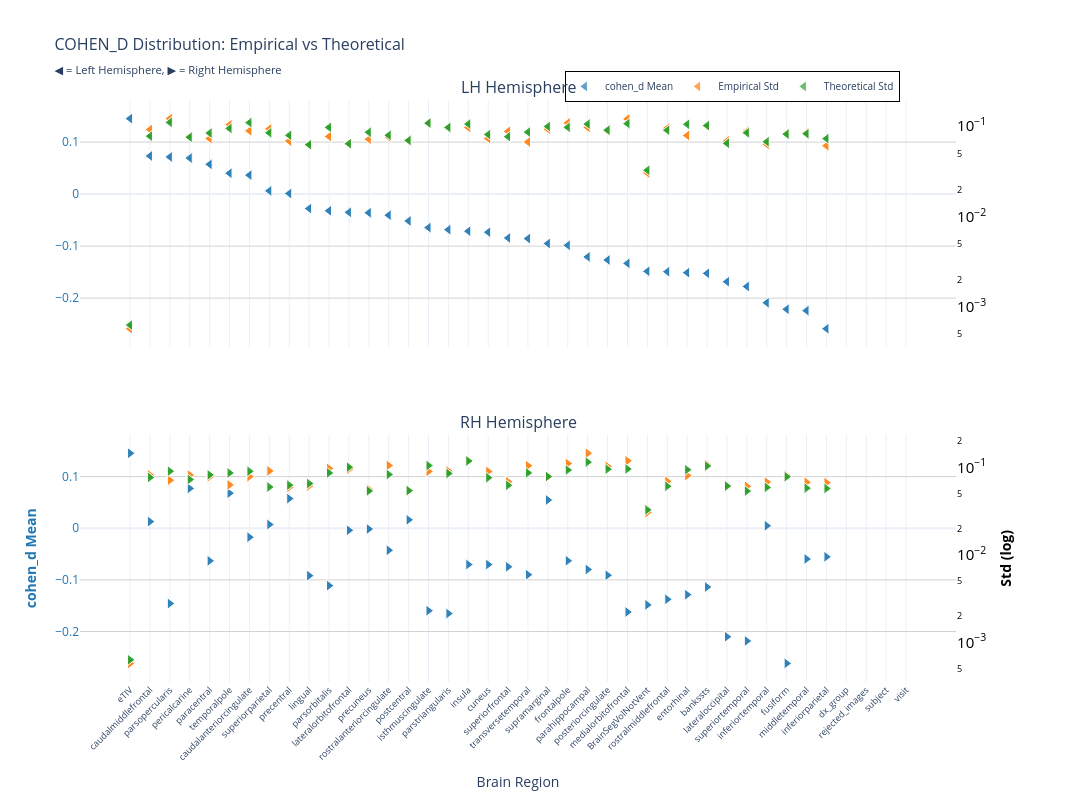
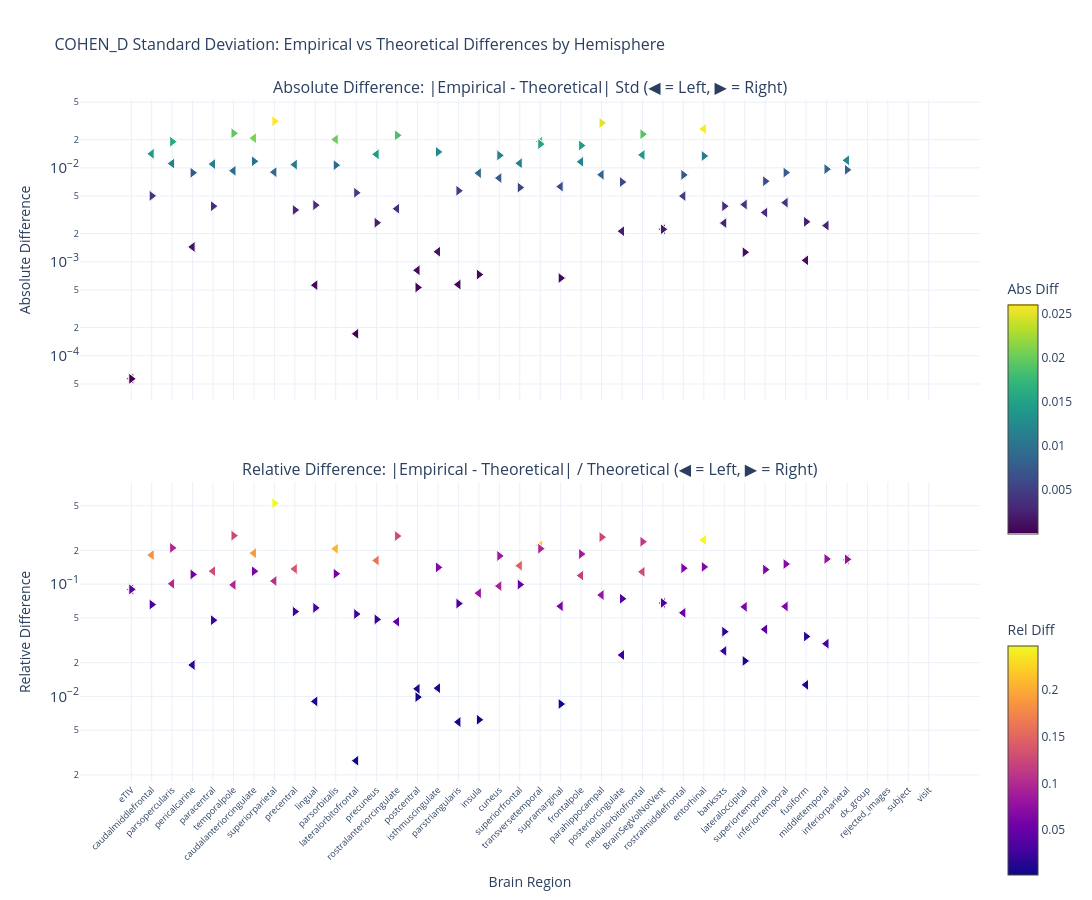

Notebook cell for these charts, in order:
### Markdown cell above
### Cohen's d

### Code cell
nu_nav = df_npvr[(df_npvr["study"] == "longitudinal") & (df_npvr["group"] == "HC-PD")]
data_path = stats_dir / f"cohen_d_longitudinal_{METRIC}.parquet"
df, stats = get_test_stats(
    data_path, stat_functions_F, nu_nav, hemisphere=True, study="longitudinal"
)
show_figure(
    stats, hemisphere=True, stat_name="cohen_d", study="longitudinal", metric=METRIC
)

### Figure 1 — Plotly figure (JSON) as saved in the notebook; plotly's stock layout.template omitted (floating-point values rounded to 4 significant figures)
{"data": [{"hovertemplate": "<b>%{x}</b><br>Mean cohen_d: %{y:.2f}<br><extra></extra>", "legendgroup": "mean", "marker": {"color": "#1f77b4", "line": {"color": "white", "width": 1}, "opacity": 0.7, "size": 10, "symbol": "triangle-left"}, "mode": "markers", "name": "cohen_d Mean", "showlegend": true, "type": "scatter", "x": ["eTIV", "eTIV", "caudalmiddlefrontal", "caudalmiddlefrontal", "parsopercularis", "parsopercularis", "pericalcarine", "pericalcarine", "paracentral", "paracentral", "temporalpole", "temporalpole", "caudalanteriorcingulate", "caudalanteriorcingulate", "superiorparietal", "superiorparietal", "precentral", "precentral", "lingual", "lingual", "parsorbitalis", "parsorbitalis", "lateralorbitofrontal", "lateralorbitofrontal", "precuneus", "precuneus", "rostralanteriorcingulate", "rostralanteriorcingulate", "postcentral", "postcentral", "isthmuscingulate", "isthmuscingulate", "parstriangularis", "parstriangularis", "insula", "insula", "cuneus", "cuneus", "superiorfrontal", "superiorfrontal", "transversetemporal", "transversetemporal", "supramarginal", "supramarginal", "frontalpole", "frontalpole", "parahippocampal", "parahippocampal", "posteriorcingulate", "posteriorcingulate", "medialorbitofrontal", "medialorbitofrontal", "BrainSegVolNotVent", "BrainSegVolNotVent", "rostralmiddlefrontal", "rostralmiddlefrontal", "entorhinal", "entorhinal", "bankssts", "bankssts", "lateraloccipital", "lateraloccipital", "superiortemporal", "superiortemporal", "inferiortemporal", "inferiortemporal", "fusiform", "fusiform", "middletemporal", "middletemporal", "inferiorparietal", "inferiorparietal", "dx_group", "rejected_images", "subject", "visit"], "xaxis": "x", "y": [0.1452, 0.1452, 0.07339, 0.07339, 0.07151, 0.07151, 0.06927, 0.06927, 0.05726, 0.05726, 0.04012, 0.04012, 0.0365, 0.0365, 0.006273, 0.006273, 0.001212, 0.001212, -0.02777, -0.02777, -0.03201, -0.03201, -0.03501, -0.03501, -0.0359, -0.0359, -0.04049, -0.04049, -0.05163, -0.05163, -0.06443, -0.06443, -0.06829, -0.06829, -0.07122, -0.07122, -0.07324, -0.07324, -0.08432, -0.08432, -0.08555, -0.08555, -0.09506, -0.09506, -0.0985, -0.0985, -0.1207, -0.1207, -0.1266, -0.1266, -0.1331, -0.1331, -0.1484, -0.1484, -0.1491, -0.1491, -0.151, -0.151, -0.1524, -0.1524, -0.1684, -0.1684, -0.1776, -0.1776, -0.2089, -0.2089, -0.2214, -0.2214, -0.224, -0.224, -0.2588, -0.2588, NaN, NaN, NaN, NaN], "yaxis": "y"}, {"hovertemplate": "<b>%{x}</b><br>Empirical Std: %{y:.3f}<br><extra></extra>", "legendgroup": "empirical", "marker": {"color": "#ff7f0e", "line": {"color": "white", "width": 1}, "opacity": 0.7, "size": 10, "symbol": "triangle-left"}, "mode": "markers", "name": "Empirical Std", "showlegend": true, "type": "scatter", "x": ["eTIV", "eTIV", "caudalmiddlefrontal", "caudalmiddlefrontal", "parsopercularis", "parsopercularis", "pericalcarine", "pericalcarine", "paracentral", "paracentral", "temporalpole", "temporalpole", "caudalanteriorcingulate", "caudalanteriorcingulate", "superiorparietal", "superiorparietal", "precentral", "precentral", "lingual", "lingual", "parsorbitalis", "parsorbitalis", "lateralorbitofrontal", "lateralorbitofrontal", "precuneus", "precuneus", "rostralanteriorcingulate", "rostralanteriorcingulate", "postcentral", "postcentral", "isthmuscingulate", "isthmuscingulate", "parstriangularis", "parstriangularis", "insula", "insula", "cuneus", "cuneus", "superiorfrontal", "superiorfrontal", "transversetemporal", "transversetemporal", "supramarginal", "supramarginal", "frontalpole", "frontalpole", "parahippocampal", "parahippocampal", "posteriorcingulate", "posteriorcingulate", "medialorbitofrontal", "medialorbitofrontal", "BrainSegVolNotVent", "BrainSegVolNotVent", "rostralmiddlefrontal", "rostralmiddlefrontal", "entorhinal", "entorhinal", "bankssts", "bankssts", "lateraloccipital", "lateraloccipital", "superiortemporal", "superiortemporal", "inferiortemporal", "inferiortemporal", "fusiform", "fusiform", "middletemporal", "middletemporal", "inferiorparietal", "inferiorparietal", "dx_group", "rejected_images", "subject", "visit"], "xaxis": "x", "y": [0.0005753, 0.0005753, 0.09179, 0.09179, 0.1214, 0.1214, 0.077, 0.077, 0.073, 0.073, 0.1038, 0.1038, 0.08884, 0.08884, 0.09344, 0.09344, 0.06842, 0.06842, 0.06192, 0.06192, 0.077, 0.077, 0.06422, 0.06422, 0.07179, 0.07179, 0.07579, 0.07579, 0.07035, 0.07035, 0.1094, 0.1094, 0.09745, 0.09745, 0.09691, 0.09691, 0.0732, 0.0732, 0.0878, 0.0878, 0.06693, 0.06693, 0.09297, 0.09297, 0.1088, 0.1088, 0.09714, 0.09714, 0.08842, 0.08842, 0.1205, 0.1205, 0.03039, 0.03039, 0.0952, 0.0952, 0.07902, 0.07902, 0.09912, 0.09912, 0.06883, 0.06883, 0.08783, 0.08783, 0.06307, 0.06307, 0.08279, 0.08279, 0.08488, 0.08488, 0.06085, 0.06085, NaN, NaN, NaN, NaN], "yaxis": "y2"}, {"error_y": {"array": [1.256e-05, 1.256e-05, 0.001543, 0.001543, 0.00219, 0.00219, 0.001501, 0.001501, 0.001668, 0.001668, 0.001877, 0.001877, 0.002177, 0.002177, 0.001678, 0.001678, 0.001575, 0.001575, 0.001242, 0.001242, 0.001929, 0.001929, 0.001273, 0.001273, 0.001703, 0.001703, 0.001579, 0.001579, 0.001382, 0.001382, 0.002149, 0.002149, 0.001925, 0.001925, 0.0021, 0.0021, 0.001609, 0.001609, 0.001522, 0.001522, 0.001709, 0.001709, 0.001973, 0.001973, 0.001931, 0.001931, 0.002098, 0.002098, 0.001799, 0.001799, 0.002121, 0.002121, 0.000648, 0.000648, 0.001792, 0.001792, 0.002087, 0.002087, 0.002021, 0.002021, 0.001287, 0.001287, 0.001679, 0.001679, 0.001338, 0.001338, 0.001624, 0.001624, 0.001638, 0.001638, 0.001448, 0.001448, NaN, NaN, NaN, NaN], "arrayminus": [1.231e-05, 1.231e-05, 0.001513, 0.001513, 0.002147, 0.002147, 0.001472, 0.001472, 0.001635, 0.001635, 0.001839, 0.001839, 0.002134, 0.002134, 0.001644, 0.001644, 0.001543, 0.001543, 0.001217, 0.001217, 0.00189, 0.00189, 0.001247, 0.001247, 0.00167, 0.00167, 0.001548, 0.001548, 0.001354, 0.001354, 0.002106, 0.002106, 0.001887, 0.001887, 0.002059, 0.002059, 0.001577, 0.001577, 0.001492, 0.001492, 0.001675, 0.001675, 0.001934, 0.001934, 0.001892, 0.001892, 0.002056, 0.002056, 0.001763, 0.001763, 0.002079, 0.002079, 0.0006352, 0.0006352, 0.001757, 0.001757, 0.002045, 0.002045, 0.001981, 0.001981, 0.001261, 0.001261, 0.001645, 0.001645, 0.001311, 0.001311, 0.001592, 0.001592, 0.001606, 0.001606, 0.001419, 0.001419, NaN, NaN, NaN, NaN], "color": "#2ca02c", "thickness": 1, "type": "data", "visible": true, "width": 2}, "hovertemplate": "<b>%{x}</b><br>Theoretical Std: %{y:.3f}<br><extra></extra>", "legendgroup": "theoretical", "marker": {"color": "#2ca02c", "line": {"color": "white", "width": 1}, "opacity": 0.7, "size": 10, "symbol": "triangle-left"}, "mode": "markers", "name": "Theoretical Std", "showlegend": true, "type": "scatter", "x": ["eTIV", "eTIV", "caudalmiddlefrontal", "caudalmiddlefrontal", "parsopercularis", "parsopercularis", "pericalcarine", "pericalcarine", "paracentral", "paracentral", "temporalpole", "temporalpole", "caudalanteriorcingulate", "caudalanteriorcingulate", "superiorparietal", "superiorparietal", "precentral", "precentral", "lingual", "lingual", "parsorbitalis", "parsorbitalis", "lateralorbitofrontal", "lateralorbitofrontal", "precuneus", "precuneus", "rostralanteriorcingulate", "rostralanteriorcingulate", "postcentral", "postcentral", "isthmuscingulate", "isthmuscingulate", "parstriangularis", "parstriangularis", "insula", "insula", "cuneus", "cuneus", "superiorfrontal", "superiorfrontal", "transversetemporal", "transversetemporal", "supramarginal", "supramarginal", "frontalpole", "frontalpole", "parahippocampal", "parahippocampal", "posteriorcingulate", "posteriorcingulate", "medialorbitofrontal", "medialorbitofrontal", "BrainSegVolNotVent", "BrainSegVolNotVent", "rostralmiddlefrontal", "rostralmiddlefrontal", "entorhinal", "entorhinal", "bankssts", "bankssts", "lateraloccipital", "lateraloccipital", "superiortemporal", "superiortemporal", "inferiortemporal", "inferiortemporal", "fusiform", "fusiform", "middletemporal", "middletemporal", "inferiorparietal", "inferiorparietal", "dx_group", "rejected_images", "subject", "visit"], "xaxis": "x", "y": [0.0006321, 0.0006321, 0.07768, 0.07768, 0.1102, 0.1102, 0.07556, 0.07556, 0.08397, 0.08397, 0.09444, 0.09444, 0.1096, 0.1096, 0.08443, 0.08443, 0.07924, 0.07924, 0.06249, 0.06249, 0.09707, 0.09707, 0.06405, 0.06405, 0.08573, 0.08573, 0.07947, 0.07947, 0.06953, 0.06953, 0.1081, 0.1081, 0.09688, 0.09688, 0.1057, 0.1057, 0.08099, 0.08099, 0.0766, 0.0766, 0.08601, 0.08601, 0.09929, 0.09929, 0.09717, 0.09717, 0.1056, 0.1056, 0.09054, 0.09054, 0.1068, 0.1068, 0.03261, 0.03261, 0.09019, 0.09019, 0.105, 0.105, 0.1017, 0.1017, 0.06476, 0.06476, 0.08449, 0.08449, 0.06734, 0.06734, 0.08176, 0.08176, 0.08245, 0.08245, 0.07288, 0.07288, NaN, NaN, NaN, NaN], "yaxis": "y2"}, {"hovertemplate": "<b>%{x}</b><br>Mean cohen_d: %{y:.2f}<br><extra></extra>", "legendgroup": "mean", "marker": {"color": "#1f77b4", "line": {"color": "white", "width": 1}, "opacity": 0.7, "size": 10, "symbol": "triangle-right"}, "mode": "markers", "name": "cohen_d Mean", "showlegend": false, "type": "scatter", "x": ["eTIV", "eTIV", "pericalcarine", "pericalcarine", "temporalpole", "temporalpole", "precentral", "precentral", "supramarginal", "supramarginal", "postcentral", "postcentral", "caudalmiddlefrontal", "caudalmiddlefrontal", "superiorparietal", "superiorparietal", "inferiortemporal", "inferiortemporal", "precuneus", "precuneus", "lateralorbitofrontal", "lateralorbitofrontal", "caudalanteriorcingulate", "caudalanteriorcingulate", "rostralanteriorcingulate", "rostralanteriorcingulate", "inferiorparietal", "inferiorparietal", "middletemporal", "middletemporal", "frontalpole", "frontalpole", "paracentral", "paracentral", "insula", "insula", "cuneus", "cuneus", "superiorfrontal", "superiorfrontal", "parahippocampal", "parahippocampal", "transversetemporal", "transversetemporal", "posteriorcingulate", "posteriorcingulate", "lingual", "lingual", "parsorbitalis", "parsorbitalis", "bankssts", "bankssts", "entorhinal", "entorhinal", "rostralmiddlefrontal", "rostralmiddlefrontal", "parsopercularis", "parsopercularis", "BrainSegVolNotVent", "BrainSegVolNotVent", "isthmuscingulate", "isthmuscingulate", "medialorbitofrontal", "medialorbitofrontal", "parstriangularis", "parstriangularis", "lateraloccipital", "lateraloccipital", "superiortemporal", "superiortemporal", "fusiform", "fusiform", "dx_group", "rejected_images", "subject", "visit"], "xaxis": "x2", "y": [0.1452, 0.1452, 0.07709, 0.07709, 0.06785, 0.06785, 0.05734, 0.05734, 0.05463, 0.05463, 0.01625, 0.01625, 0.01287, 0.01287, 0.007189, 0.007189, 0.004773, 0.004773, -0.001514, -0.001514, -0.003959, -0.003959, -0.01736, -0.01736, -0.0427, -0.0427, -0.05542, -0.05542, -0.05958, -0.05958, -0.06301, -0.06301, -0.06321, -0.06321, -0.07026, -0.07026, -0.07031, -0.07031, -0.0747, -0.0747, -0.07986, -0.07986, -0.08997, -0.08997, -0.09105, -0.09105, -0.09179, -0.09179, -0.1111, -0.1111, -0.1138, -0.1138, -0.1287, -0.1287, -0.1377, -0.1377, -0.1458, -0.1458, -0.1484, -0.1484, -0.1597, -0.1597, -0.1622, -0.1622, -0.1652, -0.1652, -0.2101, -0.2101, -0.2183, -0.2183, -0.2617, -0.2617, NaN, NaN, NaN, NaN], "yaxis": "y3"}, {"hovertemplate": "<b>%{x}</b><br>Empirical Std: %{y:.3f}<br><extra></extra>", "legendgroup": "empirical", "marker": {"color": "#ff7f0e", "line": {"color": "white", "width": 1}, "opacity": 0.7, "size": 10, "symbol": "triangle-right"}, "mode": "markers", "name": "Empirical Std", "showlegend": false, "type": "scatter", "x": ["eTIV", "eTIV", "pericalcarine", "pericalcarine", "temporalpole", "temporalpole", "precentral", "precentral", "supramarginal", "supramarginal", "postcentral", "postcentral", "caudalmiddlefrontal", "caudalmiddlefrontal", "superiorparietal", "superiorparietal", "inferiortemporal", "inferiortemporal", "precuneus", "precuneus", "lateralorbitofrontal", "lateralorbitofrontal", "caudalanteriorcingulate", "caudalanteriorcingulate", "rostralanteriorcingulate", "rostralanteriorcingulate", "inferiorparietal", "inferiorparietal", "middletemporal", "middletemporal", "frontalpole", "frontalpole", "paracentral", "paracentral", "insula", "insula", "cuneus", "cuneus", "superiorfrontal", "superiorfrontal", "parahippocampal", "parahippocampal", "transversetemporal", "transversetemporal", "posteriorcingulate", "posteriorcingulate", "lingual", "lingual", "parsorbitalis", "parsorbitalis", "bankssts", "bankssts", "entorhinal", "entorhinal", "rostralmiddlefrontal", "rostralmiddlefrontal", "parsopercularis", "parsopercularis", "BrainSegVolNotVent", "BrainSegVolNotVent", "isthmuscingulate", "isthmuscingulate", "medialorbitofrontal", "medialorbitofrontal", "parstriangularis", "parstriangularis", "lateraloccipital", "lateraloccipital", "superiortemporal", "superiortemporal", "fusiform", "fusiform", "dx_group", "rejected_images", "subject", "visit"], "xaxis": "x2", "y": [0.0005753, 0.0005753, 0.08142, 0.08142, 0.06289, 0.06289, 0.05899, 0.05899, 0.07779, 0.07779, 0.05462, 0.05462, 0.08152, 0.08152, 0.09084, 0.09084, 0.06785, 0.06785, 0.05627, 0.05627, 0.09493, 0.09493, 0.07829, 0.07829, 0.1049, 0.1049, 0.06678, 0.06678, 0.06745, 0.06745, 0.1103, 0.1103, 0.07793, 0.07793, 0.1188, 0.1188, 0.08964, 0.08964, 0.06837, 0.06837, 0.1446, 0.1446, 0.1043, 0.1043, 0.1022, 0.1022, 0.06118, 0.06118, 0.09693, 0.09693, 0.1074, 0.1074, 0.08044, 0.08044, 0.06912, 0.06912, 0.07125, 0.07125, 0.03039, 0.03039, 0.08996, 0.08996, 0.1184, 0.1184, 0.09065, 0.09065, 0.05984, 0.05984, 0.06068, 0.06068, 0.08062, 0.08062, NaN, NaN, NaN, NaN], "yaxis": "y4"}, {"error_y": {"array": [1.256e-05, 1.256e-05, 0.001442, 0.001442, 0.001714, 0.001714, 0.001243, 0.001243, 0.001559, 0.001559, 0.001075, 0.001075, 0.00152, 0.00152, 0.001182, 0.001182, 0.001171, 0.001171, 0.001066, 0.001066, 0.001994, 0.001994, 0.001789, 0.001789, 0.001643, 0.001643, 0.001138, 0.001138, 0.001148, 0.001148, 0.001849, 0.001849, 0.001626, 0.001626, 0.002347, 0.002347, 0.001511, 0.001511, 0.001236, 0.001236, 0.002276, 0.002276, 0.001716, 0.001716, 0.001891, 0.001891, 0.001295, 0.001295, 0.001714, 0.001714, 0.002056, 0.002056, 0.001864, 0.001864, 0.001206, 0.001206, 0.001793, 0.001793, 0.000648, 0.000648, 0.002081, 0.002081, 0.001899, 0.001899, 0.001688, 0.001688, 0.001214, 0.001214, 0.001062, 0.001062, 0.001549, 0.001549, NaN, NaN, NaN, NaN], "arrayminus": [1.231e-05, 1.231e-05, 0.001413, 0.001413, 0.00168, 0.00168, 0.001218, 0.001218, 0.001528, 0.001528, 0.001053, 0.001053, 0.00149, 0.00149, 0.001159, 0.001159, 0.001148, 0.001148, 0.001045, 0.001045, 0.001955, 0.001955, 0.001754, 0.001754, 0.001611, 0.001611, 0.001115, 0.001115, 0.001125, 0.001125, 0.001812, 0.001812, 0.001594, 0.001594, 0.0023, 0.0023, 0.001481, 0.001481, 0.001211, 0.001211, 0.002231, 0.002231, 0.001682, 0.001682, 0.001854, 0.001854, 0.00127, 0.00127, 0.00168, 0.00168, 0.002015, 0.002015, 0.001827, 0.001827, 0.001182, 0.001182, 0.001758, 0.001758, 0.0006352, 0.0006352, 0.00204, 0.00204, 0.001862, 0.001862, 0.001654, 0.001654, 0.00119, 0.00119, 0.001041, 0.001041, 0.001518, 0.001518, NaN, NaN, NaN, NaN], "color": "#2ca02c", "thickness": 1, "type": "data", "visible": true, "width": 2}, "hovertemplate": "<b>%{x}</b><br>Theoretical Std: %{y:.3f}<br><extra></extra>", "legendgroup": "theoretical", "marker": {"color": "#2ca02c", "line": {"color": "white", "width": 1}, "opacity": 0.7, "size": 10, "symbol": "triangle-right"}, "mode": "markers", "name": "Theoretical Std", "showlegend": false, "type": "scatter", "x": ["eTIV", "eTIV", "pericalcarine", "pericalcarine", "temporalpole", "temporalpole", "precentral", "precentral", "supramarginal", "supramarginal", "postcentral", "postcentral", "caudalmiddlefrontal", "caudalmiddlefrontal", "superiorparietal", "superiorparietal", "inferiortemporal", "inferiortemporal", "precuneus", "precuneus", "lateralorbitofrontal", "lateralorbitofrontal", "caudalanteriorcingulate", "caudalanteriorcingulate", "rostralanteriorcingulate", "rostralanteriorcingulate", "inferiorparietal", "inferiorparietal", "middletemporal", "middletemporal", "frontalpole", "frontalpole", "paracentral", "paracentral", "insula", "insula", "cuneus", "cuneus", "superiorfrontal", "superiorfrontal", "parahippocampal", "parahippocampal", "transversetemporal", "transversetemporal", "posteriorcingulate", "posteriorcingulate", "lingual", "lingual", "parsorbitalis", "parsorbitalis", "bankssts", "bankssts", "entorhinal", "entorhinal", "rostralmiddlefrontal", "rostralmiddlefrontal", "parsopercularis", "parsopercularis", "BrainSegVolNotVent", "BrainSegVolNotVent", "isthmuscingulate", "isthmuscingulate", "medialorbitofrontal", "medialorbitofrontal", "parstriangularis", "parstriangularis", "lateraloccipital", "lateraloccipital", "superiortemporal", "superiortemporal", "fusiform", "fusiform", "dx_group", "rejected_images", "subject", "visit"], "xaxis": "x2", "y": [0.0006321, 0.0006321, 0.07256, 0.07256, 0.08624, 0.08624, 0.06255, 0.06255, 0.07846, 0.07846, 0.05409, 0.05409, 0.07649, 0.07649, 0.05949, 0.05949, 0.05894, 0.05894, 0.05366, 0.05366, 0.1004, 0.1004, 0.09004, 0.09004, 0.0827, 0.0827, 0.05725, 0.05725, 0.05775, 0.05775, 0.09305, 0.09305, 0.08184, 0.08184, 0.1181, 0.1181, 0.07606, 0.07606, 0.0622, 0.0622, 0.1145, 0.1145, 0.08637, 0.08637, 0.09519, 0.09519, 0.06519, 0.06519, 0.08624, 0.08624, 0.1035, 0.1035, 0.0938, 0.0938, 0.0607, 0.0607, 0.09025, 0.09025, 0.03261, 0.03261, 0.1047, 0.1047, 0.09559, 0.09559, 0.08495, 0.08495, 0.06111, 0.06111, 0.05347, 0.05347, 0.07795, 0.07795, NaN, NaN, NaN, NaN], "yaxis": "y4"}], "layout": {"annotations": [{"font": {"size": 16}, "showarrow": false, "text": "LH Hemisphere", "x": 0.47, "xanchor": "center", "xref": "paper", "y": 1, "yanchor": "bottom", "yref": "paper"}, {"font": {"size": 16}, "showarrow": false, "text": "RH Hemisphere", "x": 0.47, "xanchor": "center", "xref": "paper", "y": 0.425, "yanchor": "bottom", "yref": "paper"}], "height": 800, "hovermode": "x", "legend": {"bgcolor": "rgba(255, 255, 255, 0.9)", "bordercolor": "black", "borderwidth": 1, "font": {"size": 10}, "orientation": "h", "x": 0.7, "xanchor": "center", "y": 1.05}, "title": {"font": {"size": 16}, "text": "COHEN_D Distribution: Empirical vs Theoretical<br><sub>◀ = Left Hemisphere, ▶ = Right Hemisphere</sub>"}, "width": 1400, "xaxis": {"anchor": "y", "domain": [0, 0.94], "matches": "x2", "showticklabels": false}, "xaxis2": {"anchor": "y3", "domain": [0, 0.94], "tickangle": -45, "tickfont": {"size": 9}, "title": {"text": "Brain Region"}}, "yaxis": {"anchor": "x", "domain": [0.575, 1], "gridcolor": "lightgray", "showgrid": true, "tickfont": {"color": "#1f77b4"}, "title": {"font": {"color": "#1f77b4"}, "text": ""}}, "yaxis2": {"anchor": "x", "exponentformat": "power", "overlaying": "y", "showgrid": false, "side": "right", "tickfont": {"color": "black"}, "title": {"font": {"color": "black"}, "text": ""}, "type": "log"}, "yaxis3": {"anchor": "x2", "domain": [0, 0.425], "gridcolor": "lightgray", "showgrid": true, "tickfont": {"color": "#1f77b4"}, "title": {"font": {"color": "#1f77b4"}, "text": "<b>cohen_d Mean</b>"}}, "yaxis4": {"anchor": "x2", "exponentformat": "power", "overlaying": "y3", "showgrid": false, "side": "right", "tickfont": {"color": "black"}, "title": {"font": {"color": "black"}, "text": "<b>Std (log)</b>"}, "type": "log"}}}

### Figure 2 — Plotly figure (JSON) as saved in the notebook; plotly's stock layout.template omitted (floating-point values rounded to 4 significant figures)
{"data": [{"hovertemplate": "<b>%{x}</b><br>Hemisphere: %{text}<br>Abs Diff: %{y:.4f}<br><extra></extra>", "legendgroup": "abs_lh", "marker": {"color": [5.68e-05, 5.68e-05, 0.01411, 0.01411, 0.01111, 0.01111, 0.00144, 0.00144, 0.01097, 0.01097, 0.009308, 0.009308, 0.02071, 0.02071, 0.009006, 0.009006, 0.01083, 0.01083, 0.0005644, 0.0005644, 0.02006, 0.02006, 0.0001712, 0.0001712, 0.01394, 0.01394, 0.003677, 0.003677, 0.0008124, 0.0008124, 0.001281, 0.001281, 0.0005728, 0.0005728, 0.008788, 0.008788, 0.007791, 0.007791, 0.0112, 0.0112, 0.01907, 0.01907, 0.006318, 0.006318, 0.0116, 0.0116, 0.008452, 0.008452, 0.002116, 0.002116, 0.01374, 0.01374, 0.002219, 0.002219, 0.005009, 0.005009, 0.026, 0.026, 0.002585, 0.002585, 0.004068, 0.004068, 0.003346, 0.003346, 0.004264, 0.004264, 0.001036, 0.001036, 0.002431, 0.002431, 0.01203, 0.01203, NaN, NaN, NaN, NaN], "colorbar": {"len": 0.4, "title": {"text": "Abs Diff"}, "y": 0.75, "yanchor": "top"}, "colorscale": [[0, "#440154"], [0.1111, "#482878"], [0.2222, "#3e4989"], [0.3333, "#31688e"], [0.4444, "#26828e"], [0.5556, "#1f9e89"], [0.6667, "#35b779"], [0.7778, "#6ece58"], [0.8889, "#b5de2b"], [1, "#fde725"]], "line": {"color": "white", "width": 1}, "showscale": true, "size": 10, "symbol": "triangle-left"}, "mode": "markers", "name": "Absolute (lh)", "showlegend": false, "text": ["lh", "lh", "lh", "lh", "lh", "lh", "lh", "lh", "lh", "lh", "lh", "lh", "lh", "lh", "lh", "lh", "lh", "lh", "lh", "lh", "lh", "lh", "lh", "lh", "lh", "lh", "lh", "lh", "lh", "lh", "lh", "lh", "lh", "lh", "lh", "lh", "lh", "lh", "lh", "lh", "lh", "lh", "lh", "lh", "lh", "lh", "lh", "lh", "lh", "lh", "lh", "lh", "lh", "lh", "lh", "lh", "lh", "lh", "lh", "lh", "lh", "lh", "lh", "lh", "lh", "lh", "lh", "lh", "lh", "lh", "lh", "lh", "lh", "lh", "lh", "lh"], "type": "scatter", "x": ["eTIV", "eTIV", "caudalmiddlefrontal", "caudalmiddlefrontal", "parsopercularis", "parsopercularis", "pericalcarine", "pericalcarine", "paracentral", "paracentral", "temporalpole", "temporalpole", "caudalanteriorcingulate", "caudalanteriorcingulate", "superiorparietal", "superiorparietal", "precentral", "precentral", "lingual", "lingual", "parsorbitalis", "parsorbitalis", "lateralorbitofrontal", "lateralorbitofrontal", "precuneus", "precuneus", "rostralanteriorcingulate", "rostralanteriorcingulate", "postcentral", "postcentral", "isthmuscingulate", "isthmuscingulate", "parstriangularis", "parstriangularis", "insula", "insula", "cuneus", "cuneus", "superiorfrontal", "superiorfrontal", "transversetemporal", "transversetemporal", "supramarginal", "supramarginal", "frontalpole", "frontalpole", "parahippocampal", "parahippocampal", "posteriorcingulate", "posteriorcingulate", "medialorbitofrontal", "medialorbitofrontal", "BrainSegVolNotVent", "BrainSegVolNotVent", "rostralmiddlefrontal", "rostralmiddlefrontal", "entorhinal", "entorhinal", "bankssts", "bankssts", "lateraloccipital", "lateraloccipital", "superiortemporal", "superiortemporal", "inferiortemporal", "inferiortemporal", "fusiform", "fusiform", "middletemporal", "middletemporal", "inferiorparietal", "inferiorparietal", "dx_group", "rejected_images", "subject", "visit"], "xaxis": "x", "y": [5.68e-05, 5.68e-05, 0.01411, 0.01411, 0.01111, 0.01111, 0.00144, 0.00144, 0.01097, 0.01097, 0.009308, 0.009308, 0.02071, 0.02071, 0.009006, 0.009006, 0.01083, 0.01083, 0.0005644, 0.0005644, 0.02006, 0.02006, 0.0001712, 0.0001712, 0.01394, 0.01394, 0.003677, 0.003677, 0.0008124, 0.0008124, 0.001281, 0.001281, 0.0005728, 0.0005728, 0.008788, 0.008788, 0.007791, 0.007791, 0.0112, 0.0112, 0.01907, 0.01907, 0.006318, 0.006318, 0.0116, 0.0116, 0.008452, 0.008452, 0.002116, 0.002116, 0.01374, 0.01374, 0.002219, 0.002219, 0.005009, 0.005009, 0.026, 0.026, 0.002585, 0.002585, 0.004068, 0.004068, 0.003346, 0.003346, 0.004264, 0.004264, 0.001036, 0.001036, 0.002431, 0.002431, 0.01203, 0.01203, NaN, NaN, NaN, NaN], "yaxis": "y"}, {"hovertemplate": "<b>%{x}</b><br>Hemisphere: %{text}<br>Rel Diff: %{y:.2%}<br><extra></extra>", "legendgroup": "rel_lh", "marker": {"color": [0.08986, 0.08986, 0.1816, 0.1816, 0.1008, 0.1008, 0.01906, 0.01906, 0.1306, 0.1306, 0.09856, 0.09856, 0.1891, 0.1891, 0.1067, 0.1067, 0.1366, 0.1366, 0.009033, 0.009033, 0.2067, 0.2067, 0.002672, 0.002672, 0.1626, 0.1626, 0.04627, 0.04627, 0.01168, 0.01168, 0.01184, 0.01184, 0.005912, 0.005912, 0.08314, 0.08314, 0.0962, 0.0962, 0.1462, 0.1462, 0.2218, 0.2218, 0.06363, 0.06363, 0.1193, 0.1193, 0.08004, 0.08004, 0.02338, 0.02338, 0.1287, 0.1287, 0.06805, 0.06805, 0.05553, 0.05553, 0.2476, 0.2476, 0.02541, 0.02541, 0.06282, 0.06282, 0.0396, 0.0396, 0.06333, 0.06333, 0.01268, 0.01268, 0.02949, 0.02949, 0.1651, 0.1651, NaN, NaN, NaN, NaN], "colorbar": {"len": 0.4, "title": {"text": "Rel Diff"}, "y": 0.25, "yanchor": "top"}, "colorscale": [[0, "#0d0887"], [0.1111, "#46039f"], [0.2222, "#7201a8"], [0.3333, "#9c179e"], [0.4444, "#bd3786"], [0.5556, "#d8576b"], [0.6667, "#ed7953"], [0.7778, "#fb9f3a"], [0.8889, "#fdca26"], [1, "#f0f921"]], "line": {"color": "white", "width": 1}, "showscale": true, "size": 10, "symbol": "triangle-left"}, "mode": "markers", "name": "Relative (lh)", "showlegend": false, "text": ["lh", "lh", "lh", "lh", "lh", "lh", "lh", "lh", "lh", "lh", "lh", "lh", "lh", "lh", "lh", "lh", "lh", "lh", "lh", "lh", "lh", "lh", "lh", "lh", "lh", "lh", "lh", "lh", "lh", "lh", "lh", "lh", "lh", "lh", "lh", "lh", "lh", "lh", "lh", "lh", "lh", "lh", "lh", "lh", "lh", "lh", "lh", "lh", "lh", "lh", "lh", "lh", "lh", "lh", "lh", "lh", "lh", "lh", "lh", "lh", "lh", "lh", "lh", "lh", "lh", "lh", "lh", "lh", "lh", "lh", "lh", "lh", "lh", "lh", "lh", "lh"], "type": "scatter", "x": ["eTIV", "eTIV", "caudalmiddlefrontal", "caudalmiddlefrontal", "parsopercularis", "parsopercularis", "pericalcarine", "pericalcarine", "paracentral", "paracentral", "temporalpole", "temporalpole", "caudalanteriorcingulate", "caudalanteriorcingulate", "superiorparietal", "superiorparietal", "precentral", "precentral", "lingual", "lingual", "parsorbitalis", "parsorbitalis", "lateralorbitofrontal", "lateralorbitofrontal", "precuneus", "precuneus", "rostralanteriorcingulate", "rostralanteriorcingulate", "postcentral", "postcentral", "isthmuscingulate", "isthmuscingulate", "parstriangularis", "parstriangularis", "insula", "insula", "cuneus", "cuneus", "superiorfrontal", "superiorfrontal", "transversetemporal", "transversetemporal", "supramarginal", "supramarginal", "frontalpole", "frontalpole", "parahippocampal", "parahippocampal", "posteriorcingulate", "posteriorcingulate", "medialorbitofrontal", "medialorbitofrontal", "BrainSegVolNotVent", "BrainSegVolNotVent", "rostralmiddlefrontal", "rostralmiddlefrontal", "entorhinal", "entorhinal", "bankssts", "bankssts", "lateraloccipital", "lateraloccipital", "superiortemporal", "superiortemporal", "inferiortemporal", "inferiortemporal", "fusiform", "fusiform", "middletemporal", "middletemporal", "inferiorparietal", "inferiorparietal", "dx_group", "rejected_images", "subject", "visit"], "xaxis": "x2", "y": [0.08986, 0.08986, 0.1816, 0.1816, 0.1008, 0.1008, 0.01906, 0.01906, 0.1306, 0.1306, 0.09856, 0.09856, 0.1891, 0.1891, 0.1067, 0.1067, 0.1366, 0.1366, 0.009033, 0.009033, 0.2067, 0.2067, 0.002672, 0.002672, 0.1626, 0.1626, 0.04627, 0.04627, 0.01168, 0.01168, 0.01184, 0.01184, 0.005912, 0.005912, 0.08314, 0.08314, 0.0962, 0.0962, 0.1462, 0.1462, 0.2218, 0.2218, 0.06363, 0.06363, 0.1193, 0.1193, 0.08004, 0.08004, 0.02338, 0.02338, 0.1287, 0.1287, 0.06805, 0.06805, 0.05553, 0.05553, 0.2476, 0.2476, 0.02541, 0.02541, 0.06282, 0.06282, 0.0396, 0.0396, 0.06333, 0.06333, 0.01268, 0.01268, 0.02949, 0.02949, 0.1651, 0.1651, NaN, NaN, NaN, NaN], "yaxis": "y2"}, {"hovertemplate": "<b>%{x}</b><br>Hemisphere: %{text}<br>Abs Diff: %{y:.4f}<br><extra></extra>", "legendgroup": "abs_rh", "marker": {"color": [5.68e-05, 5.68e-05, 0.008869, 0.008869, 0.02335, 0.02335, 0.003564, 0.003564, 0.0006716, 0.0006716, 0.0005334, 0.0005334, 0.005034, 0.005034, 0.03135, 0.03135, 0.008908, 0.008908, 0.002606, 0.002606, 0.005436, 0.005436, 0.01175, 0.01175, 0.0222, 0.0222, 0.009532, 0.009532, 0.009695, 0.009695, 0.01727, 0.01727, 0.003911, 0.003911, 0.0007316, 0.0007316, 0.01358, 0.01358, 0.006171, 0.006171, 0.03007, 0.03007, 0.0179, 0.0179, 0.007061, 0.007061, 0.004009, 0.004009, 0.01069, 0.01069, 0.003906, 0.003906, 0.01337, 0.01337, 0.008422, 0.008422, 0.019, 0.019, 0.002219, 0.002219, 0.01478, 0.01478, 0.02283, 0.02283, 0.005705, 0.005705, 0.001265, 0.001265, 0.007209, 0.007209, 0.002664, 0.002664, NaN, NaN, NaN, NaN], "colorbar": {"len": 0.4, "title": {"text": "Abs Diff"}, "y": 0.75, "yanchor": "top"}, "colorscale": [[0, "#440154"], [0.1111, "#482878"], [0.2222, "#3e4989"], [0.3333, "#31688e"], [0.4444, "#26828e"], [0.5556, "#1f9e89"], [0.6667, "#35b779"], [0.7778, "#6ece58"], [0.8889, "#b5de2b"], [1, "#fde725"]], "line": {"color": "white", "width": 1}, "showscale": false, "size": 10, "symbol": "triangle-right"}, "mode": "markers", "name": "Absolute (rh)", "showlegend": false, "text": ["rh", "rh", "rh", "rh", "rh", "rh", "rh", "rh", "rh", "rh", "rh", "rh", "rh", "rh", "rh", "rh", "rh", "rh", "rh", "rh", "rh", "rh", "rh", "rh", "rh", "rh", "rh", "rh", "rh", "rh", "rh", "rh", "rh", "rh", "rh", "rh", "rh", "rh", "rh", "rh", "rh", "rh", "rh", "rh", "rh", "rh", "rh", "rh", "rh", "rh", "rh", "rh", "rh", "rh", "rh", "rh", "rh", "rh", "rh", "rh", "rh", "rh", "rh", "rh", "rh", "rh", "rh", "rh", "rh", "rh", "rh", "rh", "rh", "rh", "rh", "rh"], "type": "scatter", "x": ["eTIV", "eTIV", "pericalcarine", "pericalcarine", "temporalpole", "temporalpole", "precentral", "precentral", "supramarginal", "supramarginal", "postcentral", "postcentral", "caudalmiddlefrontal", "caudalmiddlefrontal", "superiorparietal", "superiorparietal", "inferiortemporal", "inferiortemporal", "precuneus", "precuneus", "lateralorbitofrontal", "lateralorbitofrontal", "caudalanteriorcingulate", "caudalanteriorcingulate", "rostralanteriorcingulate", "rostralanteriorcingulate", "inferiorparietal", "inferiorparietal", "middletemporal", "middletemporal", "frontalpole", "frontalpole", "paracentral", "paracentral", "insula", "insula", "cuneus", "cuneus", "superiorfrontal", "superiorfrontal", "parahippocampal", "parahippocampal", "transversetemporal", "transversetemporal", "posteriorcingulate", "posteriorcingulate", "lingual", "lingual", "parsorbitalis", "parsorbitalis", "bankssts", "bankssts", "entorhinal", "entorhinal", "rostralmiddlefrontal", "rostralmiddlefrontal", "parsopercularis", "parsopercularis", "BrainSegVolNotVent", "BrainSegVolNotVent", "isthmuscingulate", "isthmuscingulate", "medialorbitofrontal", "medialorbitofrontal", "parstriangularis", "parstriangularis", "lateraloccipital", "lateraloccipital", "superiortemporal", "superiortemporal", "fusiform", "fusiform", "dx_group", "rejected_images", "subject", "visit"], "xaxis": "x", "y": [5.68e-05, 5.68e-05, 0.008869, 0.008869, 0.02335, 0.02335, 0.003564, 0.003564, 0.0006716, 0.0006716, 0.0005334, 0.0005334, 0.005034, 0.005034, 0.03135, 0.03135, 0.008908, 0.008908, 0.002606, 0.002606, 0.005436, 0.005436, 0.01175, 0.01175, 0.0222, 0.0222, 0.009532, 0.009532, 0.009695, 0.009695, 0.01727, 0.01727, 0.003911, 0.003911, 0.0007316, 0.0007316, 0.01358, 0.01358, 0.006171, 0.006171, 0.03007, 0.03007, 0.0179, 0.0179, 0.007061, 0.007061, 0.004009, 0.004009, 0.01069, 0.01069, 0.003906, 0.003906, 0.01337, 0.01337, 0.008422, 0.008422, 0.019, 0.019, 0.002219, 0.002219, 0.01478, 0.01478, 0.02283, 0.02283, 0.005705, 0.005705, 0.001265, 0.001265, 0.007209, 0.007209, 0.002664, 0.002664, NaN, NaN, NaN, NaN], "yaxis": "y"}, {"hovertemplate": "<b>%{x}</b><br>Hemisphere: %{text}<br>Rel Diff: %{y:.2%}<br><extra></extra>", "legendgroup": "rel_rh", "marker": {"color": [0.08986, 0.08986, 0.1222, 0.1222, 0.2708, 0.2708, 0.05698, 0.05698, 0.00856, 0.00856, 0.009862, 0.009862, 0.06581, 0.06581, 0.5269, 0.5269, 0.1511, 0.1511, 0.04857, 0.04857, 0.05416, 0.05416, 0.1305, 0.1305, 0.2685, 0.2685, 0.1665, 0.1665, 0.1679, 0.1679, 0.1856, 0.1856, 0.04779, 0.04779, 0.006195, 0.006195, 0.1785, 0.1785, 0.09921, 0.09921, 0.2626, 0.2626, 0.2073, 0.2073, 0.07418, 0.07418, 0.0615, 0.0615, 0.1239, 0.1239, 0.03775, 0.03775, 0.1425, 0.1425, 0.1387, 0.1387, 0.2105, 0.2105, 0.06805, 0.06805, 0.1411, 0.1411, 0.2389, 0.2389, 0.06715, 0.06715, 0.0207, 0.0207, 0.1348, 0.1348, 0.03418, 0.03418, NaN, NaN, NaN, NaN], "colorbar": {"len": 0.4, "title": {"text": "Rel Diff"}, "y": 0.25, "yanchor": "top"}, "colorscale": [[0, "#0d0887"], [0.1111, "#46039f"], [0.2222, "#7201a8"], [0.3333, "#9c179e"], [0.4444, "#bd3786"], [0.5556, "#d8576b"], [0.6667, "#ed7953"], [0.7778, "#fb9f3a"], [0.8889, "#fdca26"], [1, "#f0f921"]], "line": {"color": "white", "width": 1}, "showscale": false, "size": 10, "symbol": "triangle-right"}, "mode": "markers", "name": "Relative (rh)", "showlegend": false, "text": ["rh", "rh", "rh", "rh", "rh", "rh", "rh", "rh", "rh", "rh", "rh", "rh", "rh", "rh", "rh", "rh", "rh", "rh", "rh", "rh", "rh", "rh", "rh", "rh", "rh", "rh", "rh", "rh", "rh", "rh", "rh", "rh", "rh", "rh", "rh", "rh", "rh", "rh", "rh", "rh", "rh", "rh", "rh", "rh", "rh", "rh", "rh", "rh", "rh", "rh", "rh", "rh", "rh", "rh", "rh", "rh", "rh", "rh", "rh", "rh", "rh", "rh", "rh", "rh", "rh", "rh", "rh", "rh", "rh", "rh", "rh", "rh", "rh", "rh", "rh", "rh"], "type": "scatter", "x": ["eTIV", "eTIV", "pericalcarine", "pericalcarine", "temporalpole", "temporalpole", "precentral", "precentral", "supramarginal", "supramarginal", "postcentral", "postcentral", "caudalmiddlefrontal", "caudalmiddlefrontal", "superiorparietal", "superiorparietal", "inferiortemporal", "inferiortemporal", "precuneus", "precuneus", "lateralorbitofrontal", "lateralorbitofrontal", "caudalanteriorcingulate", "caudalanteriorcingulate", "rostralanteriorcingulate", "rostralanteriorcingulate", "inferiorparietal", "inferiorparietal", "middletemporal", "middletemporal", "frontalpole", "frontalpole", "paracentral", "paracentral", "insula", "insula", "cuneus", "cuneus", "superiorfrontal", "superiorfrontal", "parahippocampal", "parahippocampal", "transversetemporal", "transversetemporal", "posteriorcingulate", "posteriorcingulate", "lingual", "lingual", "parsorbitalis", "parsorbitalis", "bankssts", "bankssts", "entorhinal", "entorhinal", "rostralmiddlefrontal", "rostralmiddlefrontal", "parsopercularis", "parsopercularis", "BrainSegVolNotVent", "BrainSegVolNotVent", "isthmuscingulate", "isthmuscingulate", "medialorbitofrontal", "medialorbitofrontal", "parstriangularis", "parstriangularis", "lateraloccipital", "lateraloccipital", "superiortemporal", "superiortemporal", "fusiform", "fusiform", "dx_group", "rejected_images", "subject", "visit"], "xaxis": "x2", "y": [0.08986, 0.08986, 0.1222, 0.1222, 0.2708, 0.2708, 0.05698, 0.05698, 0.00856, 0.00856, 0.009862, 0.009862, 0.06581, 0.06581, 0.5269, 0.5269, 0.1511, 0.1511, 0.04857, 0.04857, 0.05416, 0.05416, 0.1305, 0.1305, 0.2685, 0.2685, 0.1665, 0.1665, 0.1679, 0.1679, 0.1856, 0.1856, 0.04779, 0.04779, 0.006195, 0.006195, 0.1785, 0.1785, 0.09921, 0.09921, 0.2626, 0.2626, 0.2073, 0.2073, 0.07418, 0.07418, 0.0615, 0.0615, 0.1239, 0.1239, 0.03775, 0.03775, 0.1425, 0.1425, 0.1387, 0.1387, 0.2105, 0.2105, 0.06805, 0.06805, 0.1411, 0.1411, 0.2389, 0.2389, 0.06715, 0.06715, 0.0207, 0.0207, 0.1348, 0.1348, 0.03418, 0.03418, NaN, NaN, NaN, NaN], "yaxis": "y2"}], "layout": {"annotations": [{"font": {"size": 16}, "showarrow": false, "text": "Absolute Difference: |Empirical - Theoretical| Std (◀ = Left, ▶ = Right)", "x": 0.5, "xanchor": "center", "xref": "paper", "y": 1, "yanchor": "bottom", "yref": "paper"}, {"font": {"size": 16}, "showarrow": false, "text": "Relative Difference: |Empirical - Theoretical| / Theoretical (◀ = Left, ▶ = Right)", "x": 0.5, "xanchor": "center", "xref": "paper", "y": 0.44, "yanchor": "bottom", "yref": "paper"}], "height": 900, "hovermode": "x unified", "showlegend": false, "title": {"font": {"size": 16}, "text": "COHEN_D Standard Deviation: Empirical vs Theoretical Differences by Hemisphere"}, "width": 1400, "xaxis": {"anchor": "y", "domain": [0, 1], "showticklabels": false}, "xaxis2": {"anchor": "y2", "domain": [0, 1], "tickangle": -45, "tickfont": {"size": 9}, "title": {"text": "Brain Region"}}, "yaxis": {"anchor": "x", "domain": [0.56, 1], "exponentformat": "power", "title": {"text": "Absolute Difference"}, "type": "log"}, "yaxis2": {"anchor": "x2", "domain": [0, 0.44], "exponentformat": "power", "title": {"text": "Relative Difference"}, "type": "log"}}}
